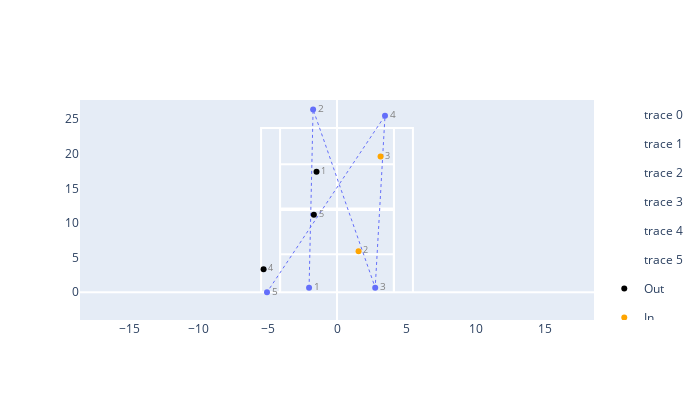

Notebook cell for this chart:
### Code cell
hide_me
#https://www.cours-gratuit.com/tutoriel-python/tutoriel-python-matriser-la-bibliothque-ipywidgets
import ipywidgets as widgets
from ipywidgets import interact
from IPython.display import display, Javascript
from IPython.display import clear_output

##DISPLAY box
def display_menu():
    display(
        widgets.VBox([widgets.HBox([btn_nextpoint,btn_prevpoint,btn_pause,btn_play, btn_plus_2sec, btn_minus_2sec, btn_end, btn_start])
                          , widgets.HBox([btn_nextpoint_last, btn_prevpoint_last, widget_shot_index,widget_lbl_point, widget_player])
                          , widgets.HBox([widget_bounce_x,widget_bounce_y, btn_update_shot, widget_shot_result])
                          , widgets.HBox([widget_hit_x,widget_hit_y, btn_cancel_point, btn_in_to_out])
                         ]))
    
#BUTTONS
btn_nextpoint = widgets.Button(description='Next Point', layout = widgets.Layout(width='160px'))
btn_prevpoint = widgets.Button(description='Prev Point', layout = widgets.Layout(width='160px'))
#display(btn_nextpoint)
btn_pause = widgets.Button(description='||', layout = widgets.Layout(width='130px'))
btn_play = widgets.Button(description='>', layout = widgets.Layout(width='60px'))
btn_end = widgets.Button(description='End', layout = widgets.Layout(width='60px'))
btn_plus_2sec = widgets.Button(description='+2s', layout = widgets.Layout(width='160px'))
btn_minus_2sec = widgets.Button(description='-2s', layout = widgets.Layout(width='160px'))
btn_start = widgets.Button(description='Start', layout = widgets.Layout(width='160px'))
btn_start = widgets.Button(description='Start', layout = widgets.Layout(width='130px'))
btn_cancel_point = widgets.Button(description='Cancel Pt', layout = widgets.Layout(width='130px'), style=dict(button_color="red"))
btn_in_to_out = widgets.Button(description='In->Out', layout = widgets.Layout(width='70px'), style=dict(button_color="gray"))
btn_nextpoint_last = widgets.Button(description='Next (last)', layout = widgets.Layout(width='150px'))
btn_prevpoint_last = widgets.Button(description='Prev (last)', layout = widgets.Layout(width='130px'))

def nextpoint_handler(btn_object):
    #print('You pressed the {} button!'.format(btn_object.description))
    clear_output()
    display_menu()
    btn_update_shot.description="Ok"
    display(Javascript('IPython.notebook.execute_cell_range(IPython.notebook.get_selected_index()-2, IPython.notebook.get_selected_index()-1)'))
    display_point_infos(current_point+1)
    widget_lbl_point.value=current_point+1
def prevpoint_handler(btn_object):
    #print('You pressed the {} button!'.format(btn_object.description))
    clear_output()
    btn_update_shot.description="Ok"
    display_menu()
    display(Javascript('IPython.notebook.execute_cell_range(IPython.notebook.get_selected_index()-1, IPython.notebook.get_selected_index())'))
    display_point_infos(current_point+1)
    widget_lbl_point.value=current_point+1
def pause_handler(btn_object):
    player.set_pause(1)
def play_handler(btn_object):
    player.set_pause(0)
def end_handler(btn_end):
    player.release()
def p2sec_handler(btn_object):
    time = player.get_time()
    player.set_time(time+2000)
def m2sec_handler(btn_object):
    time = player.get_time()
    player.set_time(time-2000)
def start_handler(btn_start):
    # call the video method
    player = video2(filename)
    #GO to point 1
    current_point=0
def cancel_handler(btn_object):
    #point = widget_lbl_point.value
    print("hello")
    print("cancel " + str(current_point))
    df.loc[(df["Point"]==current_point),"Shot"]=0
    df.loc[(df["Point"]==current_point),"comment"]="cancelled"
    print(df.loc[(df["Point"]==current_point),"Shot"])
    df.to_csv(filename_csv)
def in_to_out_handler(btn_object):
    df_shot=df[(df["Point"]==current_point)&(df["Shot"]==widget_shot_index.value)].head()
    x,y=change_shot_in_to_out(widget_bounce_x.value, widget_bounce_y.value
                               , df_shot.iloc[0]["Shot"]
                               , df_shot.iloc[0]["Hit Zone"]
                               , df_shot.iloc[0]["Hit Side"])
    widget_bounce_x.value=x
    widget_bounce_y.value=y
    
#player = btn_start.on_click(start_handler)
btn_nextpoint.on_click(nextpoint_handler)
btn_prevpoint.on_click(prevpoint_handler)
btn_pause.on_click(pause_handler)
btn_play.on_click(play_handler)
btn_end.on_click(end_handler)
btn_plus_2sec.on_click(p2sec_handler)
btn_minus_2sec.on_click(m2sec_handler)
btn_start.on_click(start_handler)
btn_cancel_point.on_click(cancel_handler)
btn_in_to_out.on_click(in_to_out_handler)

#LABEL Pt
widget_lbl_point = widgets.Label(value='Pt ', layout = widgets.Layout(width='130px'))
def set_label_point(current_point):
    widget_lbl_point.value="Pt " + str(current_point)
    
def nextpoint_last_handler(btn_object):
    #print('You pressed the {} button!'.format(btn_object.description))
    clear_output()
    display_menu()
    display(Javascript('IPython.notebook.execute_cell_range(IPython.notebook.get_selected_index()-4, IPython.notebook.get_selected_index()-3)'))
    btn_update_shot.description="Ok"
    player.set_pause(1)
    display_point_infos(current_point+1)
    trace_point(current_point+1)
    set_label_point(current_point+1)
    #last shot infos
    (server, server_side, winner, df_shots_out_or_net, last_shot) = get_point_infos(current_point+1, True, name1, name2)
    if (last_shot is not None):
        print(last_shot["Shot"])
        widget_shot_index.value = last_shot["Shot"]
        init_inputvalues_bounces_and_result(last_shot["Shot"], current_point+1)
    else:
        widget_shot_index.value = 0
    time.sleep(1)
    player.set_pause(0)

def prevpoint_last_handler(btn_object):
    #print('You pressed the {} button!'.format(btn_object.description))
    clear_output()
    display_menu()
    display(Javascript('IPython.notebook.execute_cell_range(IPython.notebook.get_selected_index()-3, IPython.notebook.get_selected_index()-2)'))
    btn_update_shot.description="Ok"
    display_point_infos(current_point+1)
    trace_point(current_point-1)
    set_label_point(current_point+1)
    #last shot infos
    (server, server_side, winner, df_shots_out_or_net, last_shot) = get_point_infos(current_point+1, True, name1, name2)
    if (last_shot is not None):
        widget_shot_index.value = last_shot["Shot"]
        init_inputvalues_bounces_and_result(last_shot["Shot"], current_point+1)
    else:
        widget_shot_index.value = 0
        init_inputvalues_bounces_and_result(0, current_point+1)
    
#BTN next_last, prev_last
btn_nextpoint_last.on_click(nextpoint_last_handler)
btn_prevpoint_last.on_click(prevpoint_last_handler)

def init_inputvalues_bounces_and_result(shot_index, current_point):
    #print("init_inputvalues_bounces_and_result" + str(shot_index))
    df_shot=df[(df["Point"]==current_point)&(df["Shot"]==shot_index)].head()
    if len(df_shot)>0:
        #set INPUTs bounce x/y to the value of the current shot
        widget_bounce_x.value=round(df_shot.iloc[0]["Bounce (x)"], 2)
        widget_bounce_y.value=round(df_shot.iloc[0]["Bounce (y)"], 2)
        widget_hit_x.value=round(df_shot.iloc[0]["Hit (x)"], 2)
        widget_hit_y.value=round(df_shot.iloc[0]["Hit (y)"], 2)
        #set dropdown to the current shot value
        widget_shot_result.value=df_shot.iloc[0]["Result"]
        #set dropdown player
        if df_shot.iloc[0]["Player"]=="Player":
            widget_player.value=name1
        elif df_shot.iloc[0]["Player"]=="Opponent":
            widget_player.value=name2
        else:
            widget_player.value="None"
    else:
        widget_bounce_x.value=0
        widget_bounce_y.value=0
        widget_hit_x.value=0
        widget_hit_y.value=0
        widget_shot_result.value="None"
        widget_player.value="None"
        
#SHOT INPUT
def on_change_shot(change):
    if change['type'] == 'change' and change['name'] == 'value':
        shot_index=change['new']
        init_inputvalues_bounces_and_result(shot_index, current_point)
        
widget_shot_index=widgets.IntText(value=0,description='Shot', disabled=False, layout = widgets.Layout(width='130px'))
widget_shot_index.observe(on_change_shot) 
widget_shot_index.add_class("left-spacing-class")

#PLAYER DROPDWON
widget_player = widgets.Dropdown(
    options=["None",name1, name2],
    value="None",
    description='By:',
    disabled=False,
    layout = widgets.Layout(width='150px')
)
#BOUNCE        
widget_bounce_x=widgets.FloatText(description='X', disabled=False, layout = widgets.Layout(width='160px'), description_tooltip="-4.11 4.11")
widget_bounce_y=widgets.FloatText(description='Y', disabled=False, layout = widgets.Layout(width='160px'), description_tooltip="0- 5.48-Serv-11.88\n11.88-Serve-18.48 - 23.73")
widget_bounce_y.add_class("left-spacing-class")
widget_bounce_x.add_class("left-spacing-class")
widget_hit_x=widgets.FloatText(description='hit X', disabled=False, layout = widgets.Layout(width='160px'), description_tooltip="-4.11 4.11")
widget_hit_y=widgets.FloatText(description='hit Y', disabled=False, layout = widgets.Layout(width='160px'), description_tooltip="0- 5.48-Serv-11.88\n11.88-Serve-18.48 - 23.73")
widget_hit_y.add_class("left-spacing-class")
widget_hit_x.add_class("left-spacing-class")
#RESULT RadioButtons

#BUTTON UPDATE SHOT
btn_update_shot = widgets.Button(description='Ok', layout = widgets.Layout(width='100px'), style=dict(button_color="green"))

def update_shot_handler(btn_object):
    print("A")
    shot_result = widget_shot_result.value#change['new']
    if shot_result == "None":
        return
    elif shot_result == "Swap Srv":
        swap_server_all_shots(df, current_point)
    elif shot_result == "Shot=0":
        shot_index=widget_shot_index.value
        df.loc[(df["Point"]==current_point)&(df["Shot"]==shot_index),"Shot"]=0
        df.loc[(df["Point"]==current_point)&(df["Shot"]==shot_index),"Result2"]=shot_result
    else:
        shot_index=widget_shot_index.value
        print("Shot {0}-new Result:{1}".format(shot_index, shot_result))
        print(df[(df["Point"]==current_point)&(df["Shot"]==shot_index)].head())
        update_df_result_bounce_hit(df, current_point, shot_index, widget_bounce_x.value, widget_bounce_y.value
                                 , widget_hit_x.value, widget_hit_y.value, shot_result)
    set_point_winner(df, current_point)
    df.to_csv(filename_csv)
    btn_update_shot.description="-"

btn_update_shot.on_click(update_shot_handler)    
#btn_update_shot.add_class("left-spacing-class")
display(HTML(
     "<style>.left-spacing-class {margin-left: -5px;}</style>"
))
#RADIO
widget_shot_result=widgets.ToggleButtons(
    options=["None",'In', 'Out', 'Net', 'Let', "Shot=0","Swap Srv"],
    value='None',
    description='',
    disabled=False,
    button_color=["red","red","red","red","red","red","red"],
    style={"button_width": "65px", 'button_color':"red"}#, layout={'width': '280px'}
)
#widget_shot_result.observe(on_change_result) 

display_menu()

### Figure 1 — Plotly figure (JSON) as saved in the notebook; plotly's stock layout.template omitted (floating-point values rounded to 4 significant figures)
{"data": [{"line": {"color": "white"}, "mode": "lines", "type": "scatter", "x": [-5.48, -5.48, 5.48, 5.48], "y": [0, 23.73, 23.73, 0]}, {"line": {"color": "white"}, "mode": "lines", "type": "scatter", "x": [-4.11, -4.11, 4.11, 4.11], "y": [0, 23.73, 23.73, 0]}, {"line": {"color": "white"}, "mode": "lines", "type": "scatter", "x": [-4.11, -4.11, 4.11, 4.11], "y": [0, 11.88, 11.88, 0]}, {"line": {"color": "white"}, "mode": "lines", "type": "scatter", "x": [-4.11, -4.11, 4.11, 4.11], "y": [0, 5.48, 5.48, 0]}, {"line": {"color": "white"}, "mode": "lines", "type": "scatter", "x": [-4.11, -4.11, 4.11, 4.11], "y": [0, 12.08, 12.08, 0]}, {"line": {"color": "white"}, "mode": "lines", "type": "scatter", "x": [-4.11, -4.11, 4.11, 4.11], "y": [0, 18.48, 18.48, 0]}, {"customdata": [[1, "Serve"], [2, "Forehand"], [3, "Forehand"], [4, "Backhand"], [5, "Backhand"]], "hovertemplate": "Hit (x)=%{x}<br>Hit (y)=%{y}<br>Shot=%{customdata[0]}<br>Stroke=%{customdata[1]}<extra></extra>", "legendgroup": "", "line": {"dash": "dot", "width": 1}, "marker": {"color": "#636efa", "symbol": "circle"}, "mode": "lines+markers+text", "name": "", "orientation": "v", "showlegend": false, "text": [1, 2, 3, 4, 5], "textfont": {"color": "gray", "size": 10}, "textposition": "middle right", "type": "scatter", "x": [-2.016, -1.725, 2.758, 3.465, -5.053], "xaxis": "x", "y": [0.6435, 26.4, 0.6714, 25.49, 0.001998], "yaxis": "y"}, {"customdata": [[1], [4]], "hovertemplate": "Result=Out<br>Bounce (x)=%{x}<br>Bounce (y)=%{y}<br>Shot=%{customdata[0]}<extra></extra>", "legendgroup": "Out", "marker": {"color": "black", "symbol": "circle"}, "mode": "markers+text", "name": "Out", "orientation": "v", "showlegend": true, "text": [1, 4], "textfont": {"color": "gray", "size": 9}, "textposition": "middle right", "type": "scatter", "x": [-1.478, -5.299], "xaxis": "x", "y": [17.39, 3.335], "yaxis": "y"}, {"customdata": [[2], [3]], "hovertemplate": "Result=In<br>Bounce (x)=%{x}<br>Bounce (y)=%{y}<br>Shot=%{customdata[0]}<extra></extra>", "legendgroup": "In", "marker": {"color": "orange", "symbol": "circle"}, "mode": "markers+text", "name": "In", "orientation": "v", "showlegend": true, "text": [2, 3], "textfont": {"color": "gray", "size": 9}, "textposition": "middle right", "type": "scatter", "x": [1.557, 3.146], "xaxis": "x", "y": [5.928, 19.62], "yaxis": "y"}, {"customdata": [[5]], "hovertemplate": "Result=Net<br>Bounce (x)=%{x}<br>Bounce (y)=%{y}<br>Shot=%{customdata[0]}<extra></extra>", "legendgroup": "Net", "marker": {"color": "black", "symbol": "circle"}, "mode": "markers+text", "name": "Net", "orientation": "v", "showlegend": true, "text": [5], "textfont": {"color": "gray", "size": 9}, "textposition": "middle right", "type": "scatter", "x": [-1.67], "xaxis": "x", "y": [11.19], "yaxis": "y"}], "layout": {"autosize": false, "height": 400, "width": 700, "xaxis": {"range": [-5, 5], "scaleanchor": "y", "scaleratio": 2, "showgrid": false}, "yaxis": {"range": [-4, 27.76], "showgrid": false}}}
